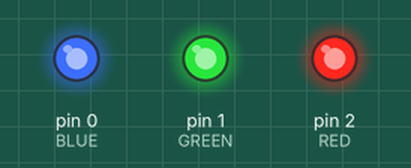
The sketch below on a simulated Arduino Uno, built with avr-gcc and run on an emulated ATmega328P. Parts: output pins drawn as LEDs (lit = HIGH).

Above: at 0.2 s.
At 1.2 s:
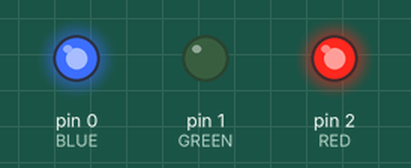
At 1.7 s:
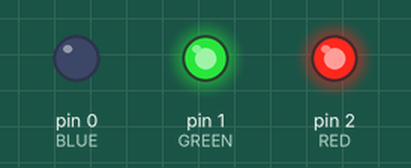
At 2.2 s:
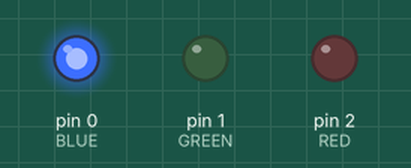
At 3.2 s:
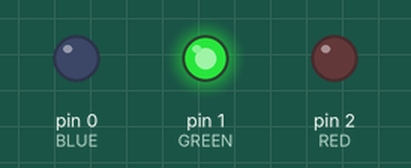
At 4.7 s:
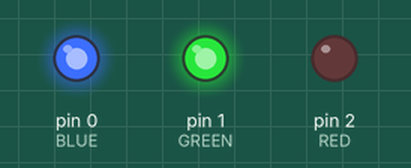
Timing chart, 0 to 5.2 s (numbered marks = the images above):
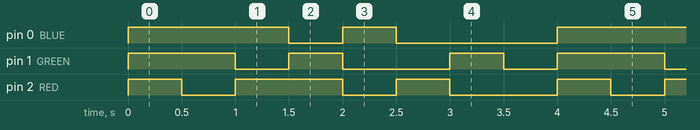

The sketch:

prog12.ino
```cpp
int RED, GREEN, BLUE;

void setup()
{
  RED = 2;
  GREEN = 1;
  BLUE = 0;
  pinMode(RED, OUTPUT);
  pinMode(GREEN, OUTPUT);
  pinMode(BLUE, OUTPUT);
}

void loop()
{
digitalWrite(RED, HIGH); digitalWrite(GREEN, HIGH);
digitalWrite(BLUE, HIGH); delay(500);
digitalWrite(RED, LOW); digitalWrite(GREEN, HIGH);
digitalWrite(BLUE, HIGH); delay(500);
digitalWrite(RED, HIGH); digitalWrite(GREEN, LOW);
digitalWrite(BLUE, HIGH); delay(500);
digitalWrite(RED, HIGH); digitalWrite(GREEN, HIGH);
digitalWrite(BLUE, LOW); delay(500);
digitalWrite(RED, LOW); digitalWrite(GREEN, LOW);
digitalWrite(BLUE, HIGH); delay(500);
digitalWrite(RED, HIGH); digitalWrite(GREEN, LOW);
digitalWrite(BLUE, LOW); delay(500);
digitalWrite(RED, LOW); digitalWrite(GREEN, HIGH);
digitalWrite(BLUE, LOW); delay(500);
digitalWrite(RED, LOW); digitalWrite(GREEN, LOW);
digitalWrite(BLUE, LOW); delay(500);
}
```

Measured:
- by itself, pin 0 (BLUE): repeats every 4.0 s: LOW 0.50 s, HIGH 0.50 s, LOW 1.5 s, HIGH 1.5 s
- by itself, pin 1 (GREEN): repeats every 4.0 s: LOW 0.50 s, HIGH 0.50 s, LOW 1.0 s, HIGH 0.50 s, LOW 0.50 s, HIGH 1.0 s
- by itself, pin 2 (RED): repeats every 4.0 s: LOW 0.50 s, HIGH 1.0 s, LOW 0.50 s, HIGH 0.50 s, LOW 1.0 s, HIGH 0.50 s
